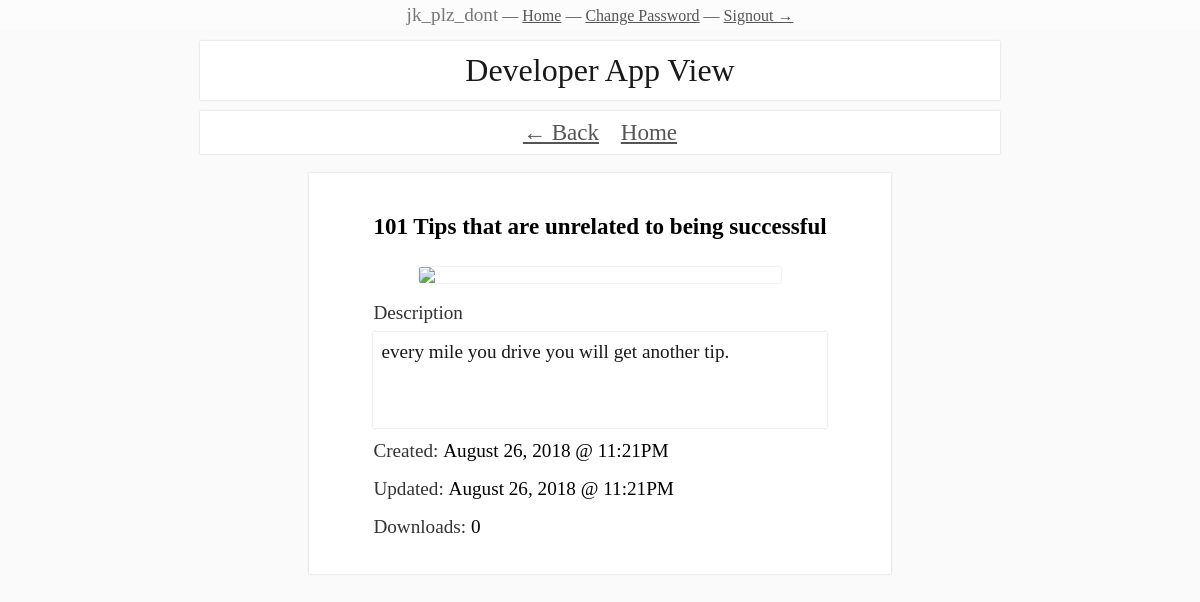
/dev/app/1 (signed in), run on the app's committed database.
### app_server/models.py (models this page shows, shortened)
class User(db.Model):
    __tablename__ = "user"
    __searchable__ = ["id", "username", "email"]
    id = db.Column(db.Integer, primary_key=True)
    username = db.Column(db.String(255), unique=True, nullable=False)
    email = db.Column(db.String(255), unique=True, nullable=False)
    password_hash = db.Column(db.String(255), nullable=False)
    created = db.Column(db.DateTime, nullable=False)
    dev = db.Column(db.Boolean, nullable=False, default=False)
    admin = db.Column(db.Boolean, nullable=False, default=False)
    reset_hash = db.Column(db.String(64), nullable=False, default="")

class AppEntry(db.Model):
    __tablename__ = "app_entry"
    __searchable__ = ["id", "name", "description"]
    id = db.Column(db.Integer, primary_key=True)
    name = db.Column(db.String(50), nullable=False)
    description = db.Column(db.String(1000), nullable=False)
    created = db.Column(db.DateTime, nullable=False)
    updated = db.Column(db.DateTime, nullable=False)
    downloads = db.Column(db.Integer, nullable=False)
    icon_ext = db.Column(db.String(), nullable=False)
    approved = db.Column(db.Boolean, nullable=False)
    checksum = db.Column(db.String(64), nullable=True)
    dev_id = db.Column(db.Integer, db.ForeignKey("user.id"), nullable=False)

### app_server/dev.py (the view)
@bp.route("/app/<app_id>")
@login_required
def dev_app_page(app_id):
    app = AppEntry.query.get(int(app_id))
    if not app:
        return ("Non existant app", 404)
    if g.user.id != app.dev_id and not g.user.admin:
        return ("Invalid user", 403)
    return render_template("dev_app_view.html", app=app)

### app_server/auth.py (called while the page is built)
@bp.before_app_request
def load_logged_in_user():
    user_id = session.get("user_id")
    if user_id is None:
        g.user = None
    else:
        g.user = User.query.get(user_id)

def login_required(view):
    @functools.wraps(view)
    def wrapped_view(**kwargs):
        if g.user is None:
            return redirect(url_for("auth.login"))
        return view(**kwargs)
    return wrapped_view

### app_server/templates/dev_app_view.html (shortened to what this page needs)
{% extends "layout_page.html" %}
{% block title %}
Developer App View
{% endblock %}
{% block nav %}
<a href="/dev" class="_rLink() Fz(s3) Ff(Inconsolata) Td(u) C(grey-3) C(blue):h">← Back</a>
<a href="/" class="_rLink() Fz(s3) Ff(Inconsolata) Td(u) C(grey-3) C(blue):h Ml(s1)">Home</a>
{% endblock %}
{% block body %}
<main class="Maw(40rem) Mx(a) Mt(s2) Px(s2) Px(s5)@md Py(s4) Bgc(white) Bxsh(0,0,s05,grey-7) Fz(s2)">
	<div class="Fz(s3) C(black) Fw(b) Ff(Inconsolata) Py(s03)">
		{{ app.name }}
	</div>
	<img src="/api/v1/app/{{app.id}}/icon/private"
		class="D(b) Mah(20rem) W(80%) My(s2) Mx(a) Bdrus(s05) Bxsh(0,0,s05,grey-7)"
	>
	<div class="C(grey-2)">Description</div>
	<div class="Ff(Inconsolata) Mih(6rem) P(s03) Mt(s03) Lh(s3) Bxsh(0,0,s05,grey-7) Wob(ba)">
		{{ app.description }}
	</div>
	<div class="Py(s04) Mt(s03) C(grey-2)">
		Created: <span class="C(black) Ff(Inconsolata)">{{ app.created.strftime("%B %d, %Y @ %I:%M%p") }}</span>
	</div>
	<div class="Py(s04) Mt(s03) C(grey-2)">
		Updated: <span class="C(black) Ff(Inconsolata)">{{ app.updated.strftime("%B %d, %Y @ %I:%M%p") }}</span>
	</div>
	{% if app.approved %}
	<div class="Py(s04) Mt(s03) C(grey-2)">
		Downloads:
		<span class="C(black) Ff(Inconsolata)">{{app.downloads}}</span>
	</div>
	{% endif %}
</main>
{% endblock %}

### app_server/templates/layout.html (shortened to what this page needs)
<!DOCTYPE html>
<html class="H(100%) M(0) Bxz(bb)">
<head>
	<link rel="stylesheet" href="/resources/normalizer.min.css">
	<link rel="stylesheet" href="/resources/type.css">
	<link rel="stylesheet" href="/resources/style.css">
</head>
<body class="H(100%) My(0) | Bgc(grey-10) C(#191919) Ff(ClearSans) D(f) Fld(c)">
	{% if g.user %}
	<div class="C(grey-3) P(s04) Ta(c) Bgc(rgba(255,255,255,.4))" >
		<span class="Ff(Inconsolata) Fw(n) Fs(n) Fz(s2) C(grey-4)">{{ g.user.username }}</span> —
		<a class="_rLink() Fs(n) C(grey-3) C(blue):h Fw(n) Td(u):h Td(u)" href="/">Home</a>
		—
		<a class="_rLink() Fs(n) C(grey-3) C(blue):h Fw(n) Td(u):h Td(u)"
		href="/password/change">
		Change Password</a>
		—
		<a class="_rLink() Fs(n) C(grey-3) C(blue):h Fw(n) Td(u):h Td(u)" href="/logout">Signout →</a>
	</div>
	{% endif %}
	{% block content %} {% endblock %}
</body>
</html>

### app_server/resources/style.css (style rules this page uses)
._rLink\(\) { text-decoration: none;outline: 0; }
.Bdrus\(s05\) { border-radius: .125rem; }
.Bgc\(grey-10\) { background-color: rgb(250,250,250); }
.Bgc\(rgba\(255\,255\,255\,\.4\)\) { background-color: rgba(255,255,255,.4); }
.Bgc\(white\) { background-color: rgb(255,255,255); }
.Bxsh\(0\,0\,s05\,grey-7\) { box-shadow: 0 0 .125rem rgb(204,204,204); }
.Bxz\(bb\) { -moz-box-sizing: border-box; box-sizing: border-box; }
.C\(\#191919\) { color: #191919; }
.C\(black\) { color: rgb(0,0,0); }
.C\(grey-2\) { color: rgb(51,51,51); }
.C\(grey-3\) { color: rgb(85,85,85); }
.C\(grey-4\) { color: rgb(119,119,119); }
.D\(b\) { display: block; }
.D\(f\) { display: -webkit-box; display: -ms-flexbox; display: -webkit-flex; display: flex; }
.Ff\(ClearSans\) { font-family: ClearSans; }
.Ff\(Inconsolata\) { font-family: Inconsolata; }
.Fld\(c\) { -webkit-flex-direction: column; -ms-flex-direction: column; flex-direction: column; }
.Fs\(n\) { font-style: normal; }
.Fw\(b\) { font-weight: bold; }
.Fw\(n\) { font-weight: normal; }
.Fz\(s2\) { font-size: 1.2rem; }
.Fz\(s3\) { font-size: 1.44rem; }
.H\(100\%\) { height: 100%; }
.Lh\(s3\) { line-height: 1.44rem; }
.M\(0\) { margin: 0; }
.Mah\(20rem\) { max-height: 20rem; }
.Maw\(40rem\) { max-width: 40rem; }
.Mih\(6rem\) { min-height: 6rem; }
.Ml\(s1\) { margin-left: 1rem; }
.Mt\(s03\) { margin-top: .5rem; }
.Mt\(s2\) { margin-top: 1.2rem; }
.Mx\(a\) { margin-left: auto; margin-right: auto; }
.My\(0\) { margin-top: 0; margin-bottom: 0; }
.My\(s2\) { margin-top: 1.2rem; margin-bottom: 1.2rem; }
.P\(s03\) { padding: .5rem; }
.P\(s04\) { padding: .25rem; }
.Px\(s2\) { padding-left: 1.2rem; padding-right: 1.2rem; }
.Py\(s03\) { padding-top: .5rem; padding-bottom: .5rem; }
.Py\(s04\) { padding-top: .25rem; padding-bottom: .25rem; }
.Py\(s4\) { padding-top: 2rem; padding-bottom: 2rem; }
.Ta\(c\) { text-align: center; }
.Td\(u\) { text-decoration: underline; }
.W\(80\%\) { width: 80%; }
.Wob\(ba\) { word-break: break-all; }
@media all and (min-width: 48rem) { .Px\(s5\)\@md { padding-left: 4rem; padding-right: 4rem; } }

### app_server/templates/layout.html (style rules this page uses)
*,*:before,*:after { -moz-box-sizing:inherit;box-sizing:inherit }

### data on the page
User: user.username "jk_plz_dont"
AppEntry: name "101 Tips that are unrelated to being successful", description "every mile you drive you will get another tip.", created "August 26, 2018 @ 11:21PM", updated "August 26, 2018 @ 11:21PM", downloads "0"
